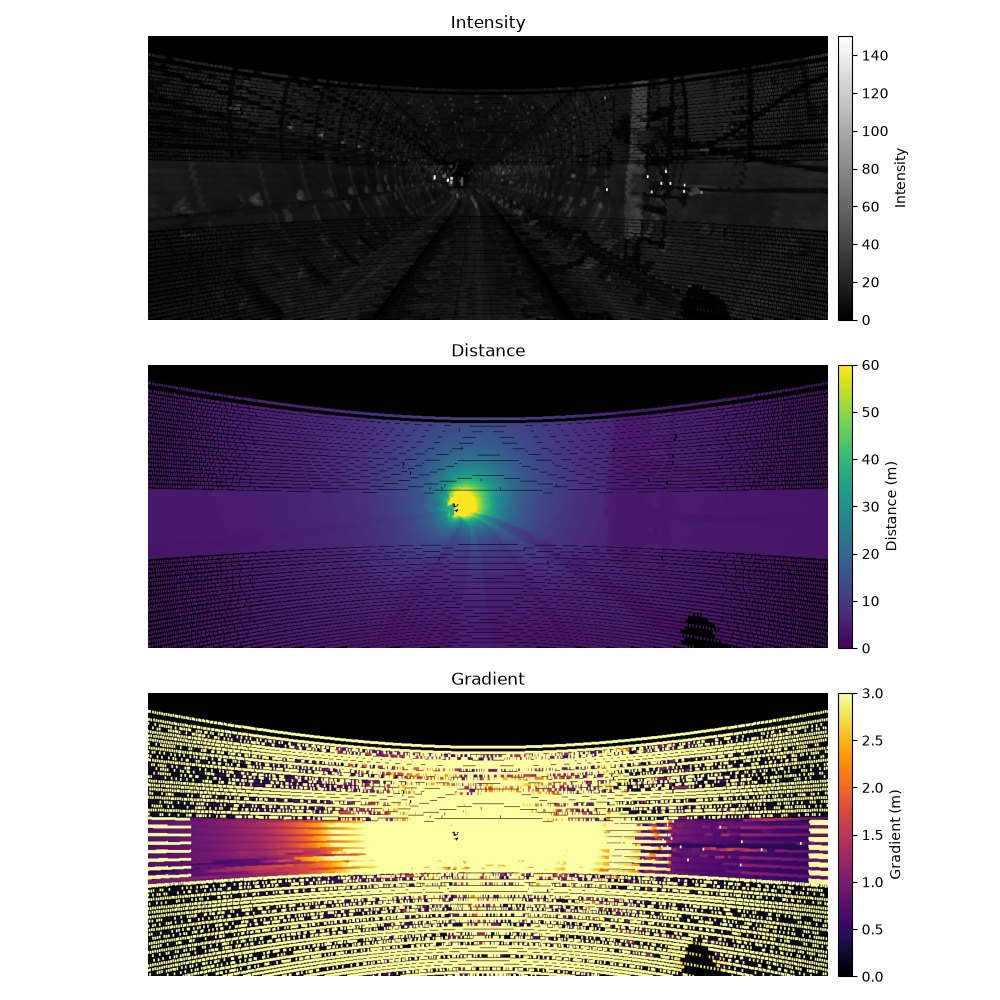

The script that saved this image:
import sys, numpy as np
import matplotlib.pyplot as plt
from mpl_toolkits.axes_grid1 import make_axes_locatable
from pathlib import Path
import scipy.ndimage as ndimage
sys.path.append('d:/LIDAR')
from rail_detection.loader import load_frame

dataset_dir = Path('D:/Датасет')
points, _ = load_frame(dataset_dir / 'roundT_pressureGate_roundT')

N = len(np.unique(points['ring']))
M = len(points) // N
xyz = np.stack([points['x'], points['y'], points['z']], axis=-1)
grid = xyz.reshape(M, N, 3)

dist_h = np.linalg.norm(grid[:-1, :, :] - grid[1:, :, :], axis=-1)
dist_v = np.linalg.norm(grid[:, :-1, :] - grid[:, 1:, :], axis=-1)
dist_h = np.pad(dist_h, ((0, 1), (0, 0)), mode='edge')
dist_v = np.pad(dist_v, ((0, 0), (0, 1)), mode='edge')
grad_flat = np.sqrt(dist_h**2 + dist_v**2).flatten()

Z_c = -points['y']
X_c = points['x']
Y_c = -points['z']
intensity = points['intensity']

front = Z_c > 0.5
X_c, Y_c, Z_c = X_c[front], Y_c[front], Z_c[front]
intensity = intensity[front]
grad_flat = grad_flat[front]
dist = np.sqrt(X_c**2 + Y_c**2 + Z_c**2)

W, H = 1200, 500
fov_h = np.radians(90) 
f = W / (2 * np.tan(fov_h / 2))
cx, cy = W / 2, H / 2

u = (f * X_c / Z_c + cx).astype(np.int32)
v = (f * Y_c / Z_c + cy).astype(np.int32)

valid = (u >= 0) & (u < W) & (v >= 0) & (v < H)
u, v, intensity, dist, grad_flat = u[valid], v[valid], intensity[valid], dist[valid], grad_flat[valid]

order = np.argsort(dist)[::-1]
u, v, intensity, dist, grad_flat = u[order], v[order], intensity[order], dist[order], grad_flat[order]

img_intensity = np.zeros((H, W))
img_dist_inv = np.zeros((H, W))
img_grad = np.zeros((H, W))

img_intensity[v, u] = intensity
img_dist_inv[v, u] = 1.0 / dist
img_grad[v, u] = grad_flat

footprint = np.ones((5, 3))
img_intensity_dense = ndimage.maximum_filter(img_intensity, footprint=footprint)
img_dist_inv_dense = ndimage.maximum_filter(img_dist_inv, footprint=footprint)
img_grad_dense = ndimage.maximum_filter(img_grad, footprint=footprint)

img_dist_dense = np.full((H, W), np.nan)
mask = img_dist_inv_dense > 0
img_dist_dense[mask] = 1.0 / img_dist_inv_dense[mask]
img_grad_dense[~mask] = np.nan

fig, axes = plt.subplots(3, 1, figsize=(10, 10), dpi=100)

im1 = axes[0].imshow(img_intensity_dense, cmap='gray', vmin=0, vmax=150)
axes[0].set_title("Intensity")
axes[0].axis('off')
div1 = make_axes_locatable(axes[0])
cax1 = div1.append_axes("right", size="2%", pad=0.1)
fig.colorbar(im1, cax=cax1, label='Intensity')

cmap = plt.cm.viridis.copy()
cmap.set_bad('black')
im2 = axes[1].imshow(img_dist_dense, cmap=cmap, vmin=0, vmax=60)
axes[1].set_title("Distance")
axes[1].axis('off')
div2 = make_axes_locatable(axes[1])
cax2 = div2.append_axes("right", size="2%", pad=0.1)
fig.colorbar(im2, cax=cax2, label='Distance (m)')

cmap_grad = plt.cm.inferno.copy()
cmap_grad.set_bad('black')
im3 = axes[2].imshow(img_grad_dense, cmap=cmap_grad, vmin=0, vmax=3.0)
axes[2].set_title("Gradient")
axes[2].axis('off')
div3 = make_axes_locatable(axes[2])
cax3 = div3.append_axes("right", size="2%", pad=0.1)
fig.colorbar(im3, cax=cax3, label='Gradient (m)')

plt.tight_layout()
plt.savefig('d:/LIDAR/test_camera_v4.png')
